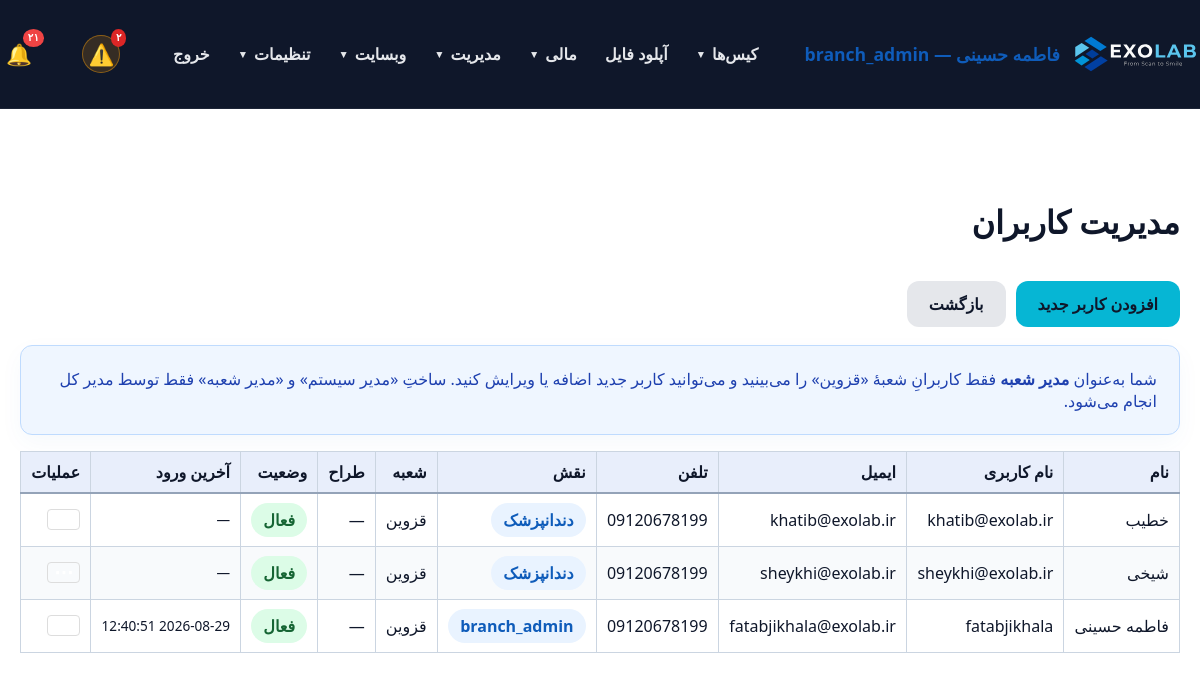
The app's page /panel/users.php (signed in) with its own data.
### tables this page shows
CREATE TABLE `users` (
  `id` int(11) NOT NULL AUTO_INCREMENT,
  `username` varchar(100) NOT NULL,
  `password_hash` varchar(255) NOT NULL,
  `full_name` varchar(255) NOT NULL,
  `email` varchar(255) DEFAULT NULL,
  `phone` varchar(20) DEFAULT NULL,
  `role` enum('admin','doctor','staff','secretary','designer','technician','operator','powder','courier','finance','outsource_lab','customer_lab','partner_lab','clinic','branch_admin') NOT NULL DEFAULT 'staff',
  `branch_id` int(11) DEFAULT NULL,
  `clinic_id` int(11) DEFAULT NULL,
  `lab_id` int(11) DEFAULT NULL,
  `is_designer` tinyint(1) NOT NULL DEFAULT 0,
  `is_default_designer` tinyint(1) NOT NULL DEFAULT 0,
  `active` tinyint(1) DEFAULT 1,
  `last_login` datetime DEFAULT NULL,
  `created_at` datetime DEFAULT current_timestamp(),
  `updated_at` datetime DEFAULT current_timestamp() ON UPDATE current_timestamp(),
  `notes` text DEFAULT NULL,
  PRIMARY KEY (`id`),
  UNIQUE KEY `username` (`username`),
  KEY `idx_users_clinic_id` (`clinic_id`),
  KEY `idx_users_is_designer` (`is_designer`),
  CONSTRAINT `fk_users_clinic` FOREIGN KEY (`clinic_id`) REFERENCES `users` (`id`) ON DELETE SET NULL ON UPDATE CASCADE
);

CREATE TABLE `branches` (
  `id` int(11) NOT NULL AUTO_INCREMENT,
  `parent_id` int(11) DEFAULT NULL,
  `name` varchar(255) NOT NULL,
  `code` varchar(50) DEFAULT NULL,
  `owner_user_id` int(11) DEFAULT NULL,
  `active` tinyint(1) NOT NULL DEFAULT 1,
  `created_at` timestamp NOT NULL DEFAULT current_timestamp(),
  `updated_at` timestamp NOT NULL DEFAULT current_timestamp() ON UPDATE current_timestamp(),
  PRIMARY KEY (`id`),
  KEY `parent_id` (`parent_id`),
  KEY `owner_user_id` (`owner_user_id`)
);

### panel/users.php (the view, shortened to what the rows shown need)
<?php
require_once __DIR__ . '/auth.php';
require_login();
$isRoot = is_root_admin();
$myBranchId = managed_users_branch_id();
$allRoles = assignable_user_roles();
if ($isRoot) {
    $users = db()->query("SELECT * FROM users ORDER BY role ASC, full_name ASC")->fetchAll();
} else {
    $stmt = db()->prepare("SELECT * FROM users WHERE branch_id = ? ORDER BY role ASC, full_name ASC");
    $stmt->execute([(int) $myBranchId]);
    $users = $stmt->fetchAll();
}
panel_layout_start('مدیریت کاربران');
?>
<div style="margin-bottom: 18px; display:flex; gap:10px; flex-wrap:wrap;">
    <a class="btn" href="user_form.php">افزودن کاربر جدید</a>
    <a class="btn" href="dashboard.php" style="background:#E5E7EB; color:#0F172A;">بازگشت</a>
</div>
<?php if (!$isRoot): ?>
    <div class="form-card" style="margin-bottom:16px; background:#eff6ff; border:1px solid #bfdbfe; color:#1e40af;">
        شما به‌عنوان <b>مدیر شعبه</b> فقط کاربرانِ شعبهٔ
        «<?= htmlspecialchars((string) (getBranch((int) $myBranchId)['name'] ?? '—')) ?>» را می‌بینید و می‌توانید
        کاربر جدید اضافه یا ویرایش کنید. ساختِ «مدیر سیستم» و «مدیر شعبه» فقط توسط مدیر کل انجام می‌شود.
    </div>
<?php endif; ?>
<?php if (empty($users)): ?>
    <p class="empty">هیچ کاربری یافت نشد.</p>
<?php else: ?>
<div style="overflow-x:auto;">
<table class="datatable display">
    <thead>
    <tr>
        <th>نام</th>
        <th>نام کاربری</th>
        <th>ایمیل</th>
        <th>تلفن</th>
        <th>نقش</th>
        <th>شعبه</th>
        <th>طراح</th>
        <th>وضعیت</th>
        <th>آخرین ورود</th>
        <th>عملیات</th>
    </tr>
    </thead>
    <tbody>
    <?php foreach ($users as $u): ?>
        <tr>
            <td><?= htmlspecialchars($u['full_name']) ?></td>
            <td><?= htmlspecialchars($u['username']) ?></td>
            <td><?= htmlspecialchars($u['email'] ?? '—') ?></td>
            <td><?= htmlspecialchars($u['phone'] ?? '—') ?></td>
            <td><span class="badge"><?= htmlspecialchars($allRoles[$u['role']] ?? $u['role']) ?></span></td>
            <td><?php
                $ub = $u['branch_id'] ? getBranch((int) $u['branch_id']) : null;
                echo $ub ? htmlspecialchars($ub['name']) : '<span style="color:#9ca3af;">کل/سراسری</span>';
            ?></td>
            <td><?= $u['is_designer'] ? '✅' : '—' ?></td>
            <td><span class="badge" style="background:<?= $u['active'] ? '#dcfce7' : '#fee2e2' ?>; color:<?= $u['active'] ? '#166534' : '#991b1b' ?>;">
                <?= $u['active'] ? 'فعال' : 'غیرفعال' ?>
            </span></td>
            <td style="font-size:0.85rem;"><?= $u['last_login'] ? toJalaliDateFormatted($u['last_login']) : '—' ?></td>
            <td class="actions">
                <?php if ((int) $u['id'] === 1): ?>
                    <?= action_dropdown('user_view.php?id=' . $u['id'], 'user_form.php?id=' . $u['id'], null, 0) ?>
                <?php elseif (can_manage_target_user($u)): ?>
                    <?= action_dropdown('user_view.php?id=' . $u['id'], 'user_form.php?id=' . $u['id'], 'delete_user.php', $u['id']) ?>
                <?php else: ?>
                    <?= action_dropdown('user_view.php?id=' . $u['id'], null, null, 0) ?>
                <?php endif; ?>
            </td>
        </tr>
    <?php endforeach; ?>
    </tbody>
</table>
</div>
<?php endif; ?>
<?php panel_layout_end(); ?>

### panel/auth.php (shortened to what the rows shown need)
<?php
require_once __DIR__ . '/db.php';
try {
    $roles = getAllRoles();
} catch (\Throwable $e) {
    $GLOBALS['role_permissions'] = [
        'admin'      => ['*'],
        'doctor'     => ['view_own_cases', 'view_own_invoices', 'view_own_payments', 'view_case_files', 'create_cases'],
        'staff'      => ['view_all_cases', 'create_cases', 'edit_cases', 'edit_case_status', 'upload_files', 'batch_print_labels', 'export_csv'],
        'secretary'  => ['view_all_cases', 'create_cases', 'edit_cases', 'edit_case_status', 'upload_files', 'delete_files', 'batch_print_labels', 'export_csv'],
        'designer'   => ['view_assigned_cases', 'upload_design_files', 'edit_case_status'],
        'technician' => ['view_all_cases', 'update_case_status', 'view_invoices', 'batch_print_labels'],
        'operator'   => ['view_all_cases', 'update_case_status'],
        'powder'     => ['view_all_cases'],
        'courier'    => ['view_all_cases'],
        'finance'    => ['view_all_cases', 'view_invoices', 'view_payments'],
        'outsource_lab' => ['view_assigned_cases', 'view_case_files'],
        'customer_lab' => ['view_assigned_cases', 'view_case_files'],
        'partner_lab'  => ['view_assigned_cases', 'view_case_files'],
        'lab'        => ['view_assigned_cases', 'view_case_files'],
        'clinic'     => ['view_clinic_cases', 'view_clinic_invoices', 'view_clinic_payments', 'view_case_files'],
    ];
}
function current_user() {
    static $user = null;
    if ($user !== null) return $user;
    $stmt = db()->prepare('SELECT * FROM users WHERE id = ? AND active = 1 LIMIT 1');
    $stmt->execute([(int)$_SESSION[USER_SESSION_KEY]]);
    $user = $stmt->fetch();
    return $user;
}
function is_logged_in() {
    return current_user() !== null;
}
function is_admin(): bool {
    $user = current_user();
    return $user['role'] === 'admin' || $user['role'] === 'branch_admin';
}
function is_root_admin(): bool {
    $user = current_user();
    return $user && $user['role'] === 'admin';
}
function require_login() {
    if (!is_logged_in()) {
        $target = getLoginRedirectUrl();
        if ($target !== '') {
            $_SESSION['login_redirect'] = $target;
        }
        header('Location: login.php');
        exit;
    }
}
function managed_users_branch_id(): ?int {
    $user = current_user();
    if ($user['role'] === 'branch_admin') {
        $bid = $user['branch_id'] ?? null;
        return ($bid !== null && $bid !== '') ? (int) $bid : null;
    }
    return null;
}
function can_manage_target_user(?array $target = null, ?int $targetId = null): bool {
    $me = current_user();
    $branchId = managed_users_branch_id();
    if ((int) $target['id'] === (int) $me['id']) return false;
    return true;
}
function assignable_user_roles(): array {
    $all = [];
    if (function_exists('getAllRoles')) {
        foreach (getAllRoles() as $r) {
            $all[(string) $r['name']] = (string) $r['label'];
        }
    }
    foreach (['admin', 'branch_admin'] as $blocked) {
        unset($all[$blocked]);
    }
    return $all;
}
function panel_layout_start($title = 'پنل مدیریت') {
    $user = current_user();
    ?>
    <!DOCTYPE html>
    <html lang="fa" dir="rtl">
    <head>
        <link rel="stylesheet" href="../assets/css/style.css">
        <link rel="stylesheet" href="../assets/css/datatables.min.css">
    </head>
    <body>
    <header class="site-header">
        <div class="container" style="justify-content: space-between;">
            <a class="brand" href="dashboard.php">
                <img src="../assets/icons/EXOLAB_LOGO_HORIZENTAL.svg" alt="EXOLAB" class="site-logo">
                <span><?= $user ? htmlspecialchars($user['full_name']) . ' — ' . $user['role'] : 'پنل' ?></span>
            </a>
        </div>
    </header>
    <main class="section">
        <div class="container">
            <h2><?= htmlspecialchars($title) ?></h2>
    <?php
}
function panel_layout_end() {
    ?>
        </div>
    </main>
    </body>
    </html>
    <?php
}

### records on screen
users: full_name "فاطمه حسینی", role "branch_admin", branch.name "قزوین", username "fatabjikhala", email "fatabjikhala@exolab.ir", phone "09120678199", active "فعال", last_login "2026-08-29 12:40:51"
users: full_name "خطیب", username "khatib@exolab.ir", email "khatib@exolab.ir", phone "09120678199", role "دندانپزشک", branch.name "قزوین", active "فعال"
users: full_name "شیخی", username "sheykhi@exolab.ir", email "sheykhi@exolab.ir", phone "09120678199", role "دندانپزشک", branch.name "قزوین", active "فعال"

### other values on screen
toPersianDigits($notifCount > 99 ? '99+' : $notifCount) "۲۱"
$title "مدیریت کاربران"
